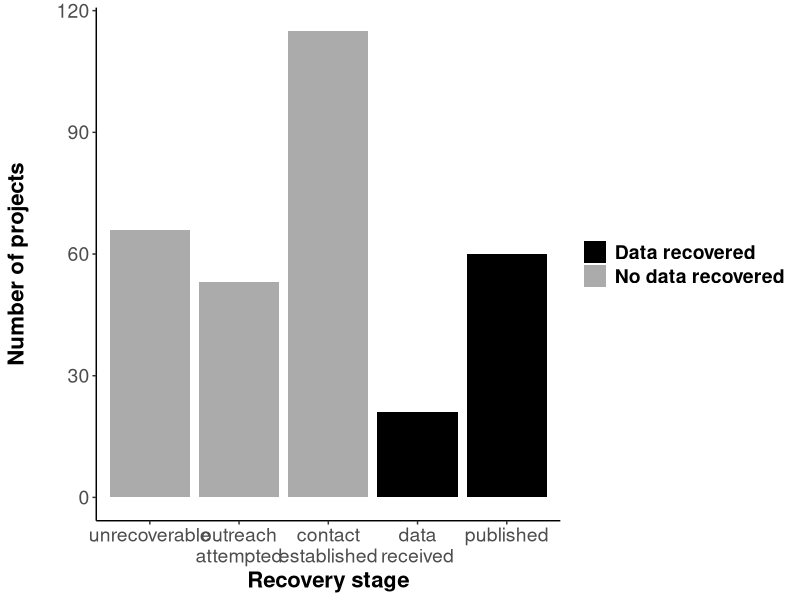
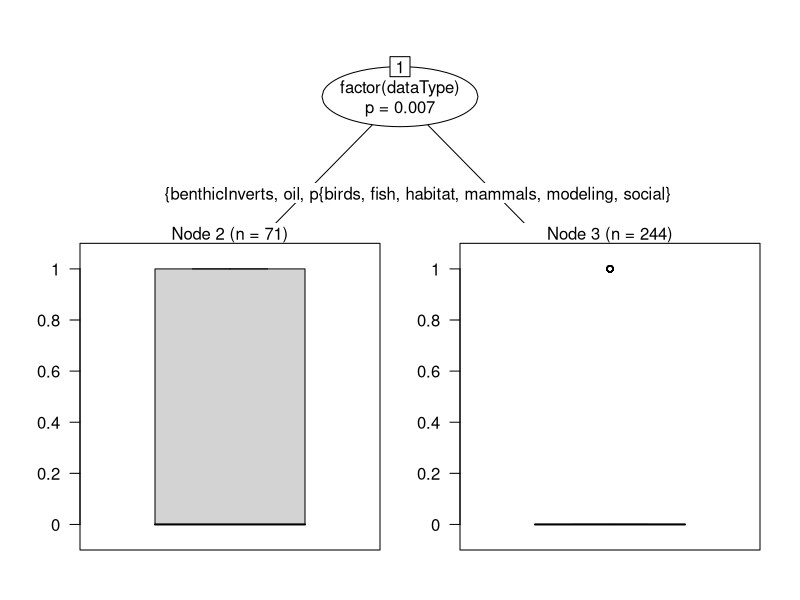

The R source for these figures, in order:
## ---- chunk 1

library(knitr)
library(dplyr)
library(readr)
library(reshape2)
library(ggplot2)
library(grid)
library(gridExtra)
library(party)

rslt=read.csv('data/evosArchResults.csv',header=T,stringsAsFactors=T)
rslt[rslt$Status=='published','Status']<-'Published'

#rslt$succ=ifelse(rslt$Status %in% c('Published','SentData','Revised'),0,1) # 0=success??? ### RM?
rslt$statSucc=ifelse(rslt$Status %in% c('Published','SentData','Revised'),1,0) # 1 = success, 2 = not successful


agDes=read.csv('data/ecoInfoAgencyDesig.csv',header=T,stringsAsFactors=T,col.names=c('agency','agGrp','agSubGrp'))
agDes$agGrp=gsub('nonProf','private',agDes$agGrp)


rslt2=merge(rslt,agDes,all.x=T)
rslt2=rslt2 %>%
  filter(!end>2010) %>%
  select(Status,start,end,ecosystem,dataType,statSucc,agGrp,agSubGrp,reason)

splBio=strsplit(as.character(rslt2$dataType),'-')

rslt2$dataType<-gsub("biological-",'',rslt2$dataType)

## ---- chunk 2

overall=table(rslt2$Status)
overallLong=melt(overall)
colnames(overallLong)=c('Status','nDatasets')
overall2=overallLong %>%
  mutate(prop=nDatasets/sum(nDatasets))

possible=overallLong %>%
  filter(!Status=='Unrecoverable') %>%
  mutate(prop=nDatasets/sum(nDatasets))

statusOrd=c('Unrecoverable','Emailed','Replied','SentData','Revised','Published')
stSuccCols=c("0"='gray67',"1"="black")

statPlot=ggplot()+
  geom_bar(data=rslt2,
                 aes(x=factor(Status,levels=statusOrd,ordered=T),fill=factor(statSucc)))+
  scale_x_discrete(labels=c("unrecoverable","outreach\nattempted","contact\nestablished","data\nreceived","published"))+
  scale_fill_manual(name="Data obtained?",
                    breaks=c("1","0"),
                    values=stSuccCols,
                    labels=c("Data recovered", "No data recovered"))+
  theme(legend.title=element_blank())+
  theme(panel.grid.major = element_blank(),
        panel.grid.minor = element_blank(),
        panel.border = element_blank(),
        panel.background = element_blank())+
  xlab("Recovery stage")+ 
  ylab('Number of projects\n')+
  theme(axis.text=element_text(size=14),
        title=element_text(size=16,face="bold"),
        legend.text = element_text(size = 14, face = "bold"))+
  theme(axis.line.x = element_line(color="black"),
        axis.line.y = element_line(color="black"))

statPlot

## ---- chunk 3
# Number of projects requested
nProj<-sum(overall)

# percent successful
percRcv<-sum(overall[c("Published","SentData")])/sum(overall)

## ---- chunk 4
blrDat<-rslt2 %>%
  select(end,dataType,statSucc,agSubGrp)

mod<-glm(statSucc~.,family = binomial(link="logit"),data=blrDat)

#rm factors that are not significant

dtMod<-glm(statSucc~dataType,family = binomial(link="logit"),data=blrDat)
#summary(dtMod)

## ---- chunk 5

summary(mod)

## ---- chunk 6
nest<-rslt2 %>%
  mutate(pContInf=ifelse(is.na(reason),1,ifelse(reason=="no contact info",0,1))) %>% #use all date
  mutate(pRepl=ifelse(Status=="Emailed",0,1)) %>% # remove "no contact info" values when analyzing --> of those that we had contact info for, how many replied?
  mutate(pSent=ifelse(Status=="SentData",1,ifelse(Status=="Published",1,0))) %>% # rm "no contact info" & emailed data when analyzing --> of those that 'replied' which sent data?
  mutate(pPub=ifelse(Status=="Published",1,0))

nest1blm<-glm(pContInf~end+dataType+agSubGrp,family = binomial(link="logit"),data=nest)

summary(nest1blm)

summary(nest1b<-glm(pContInf~end,family = binomial(link = "logit"),data=nest))
## ---- chunk 7

nest2<-nest %>%
  filter(is.na(reason) | reason !="no contact info")

nest2blm<-glm(pRepl~end+dataType+agSubGrp,family = binomial(link="logit"),data=nest2)

summary(nest2blm)

## ---- chunk 8

nest3<-nest2 %>%
  filter(!Status=="Emailed")

nest3blm<-glm(pSent~end+dataType+agSubGrp,family = binomial(link="logit"),data=nest3)

summary(nest3blm)

## ---- chunk 9

nest4<-nest3 %>%
  filter(Status %in% c("SentData","Published"))

nest4blm<-glm(pPub~end+dataType+agSubGrp,family = binomial(link="logit"),data=nest4)

summary(nest4blm)

## ---- chunk 10
rslt2$dataType<-as.factor(rslt2$dataType)
partyForBio<-cforest(statSucc~agSubGrp+end+dataType,data=rslt2,controls = cforest_unbiased(mtry = 2, ntree = 1000))
varimp(partyForBio)
## ---- chunk 11
partreeBio<-ctree(statSucc~agSubGrp+end+factor(dataType),data=rslt2)

partreeBio

plot(partreeBio)
## ---- chunk 12
blrDat$DP<-ifelse(blrDat$end<1995,0,1)

modDP<-glm(statSucc~.,family = binomial(link="logit"),data=blrDat)
summary(modDP)

blr2<-blrDat %>%
  filter(end>1994)%>%
  select(-DP)

mod95<-glm(statSucc~.,family = binomial(link="logit"),data=blr2)
summary(mod95)
